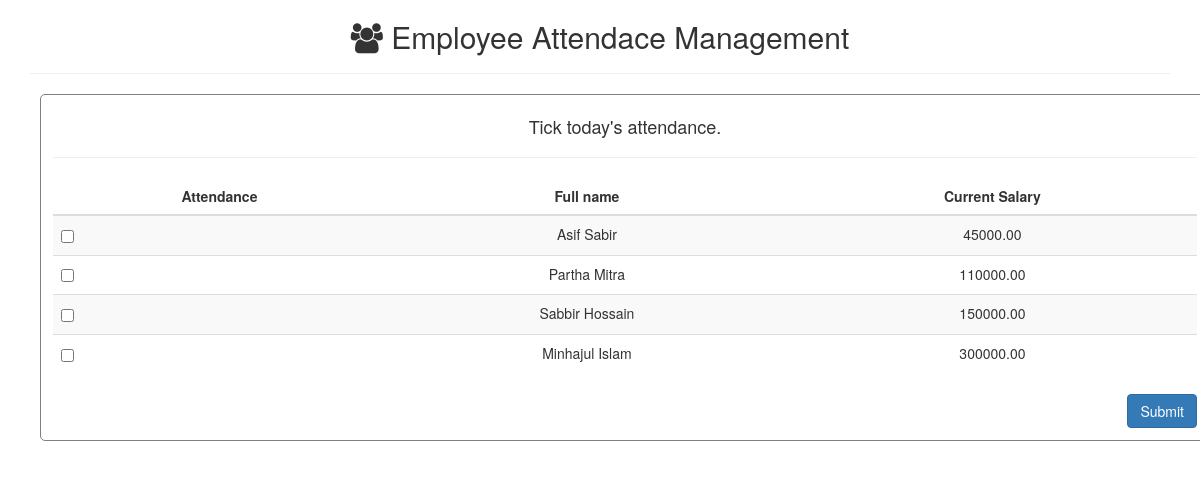
Screenshot of /attendance.php with the database file from the repository.
### tables this page shows
CREATE TABLE `staffs` (
  `ID` int(11) NOT NULL,
  `NAME` varchar(20) NOT NULL,
  `SALARY` decimal(18,2) DEFAULT NULL,
  `BONUS` decimal(18,2) DEFAULT NULL
);

### attendance.php (the view, shortened to what this page needs)
<?php
         $dbhost = '127.0.0.1';
         $dbuser = 'root';
	       $dbpass = 'hellotheres';
	       $dbname = 'factory';
         $conn = new mysqli($dbhost, $dbuser, $dbpass,$dbname);
	 $query = 'select * from staffs';
	 $result = $conn->query($query);
?>
<!DOCTYPE html>
<html lang="en">
<head>
  <link rel="stylesheet" href="https://maxcdn.bootstrapcdn.com/bootstrap/3.3.7/css/bootstrap.min.css">
  <link rel="stylesheet" href="https://cdnjs.cloudflare.com/ajax/libs/font-awesome/4.7.0/css/font-awesome.min.css">
</head>
<body>
<div class="container">
<h2 style="text-align:center;">
<i class="fa fa-users" aria-hidden="true"></i>
Employee Attendace Management</h2>
<hr>
<div class="container" style="border: 1px solid grey; padding:12px; border-radius: 5px; margin:10px;">
  <h4 align="center">Tick today's attendance.</h4>
           <hr>
             <form class="form-inline" action="attendance.php">
  <table class="table table-striped">
    <thead>
      <tr >
        <th class="text-center">Attendance</th>
        <th class="text-center">Full name</th>
        <th class="text-center">Current Salary</th>
      </tr>
    </thead>
    <tbody>
    <?php while($row = $result->fetch_assoc()) { ?>
      <tr>
      <td><div class="checkbox" align="center">
	  	<label>
        	<input type="checkbox" value="1"></label>
         </div></td>
        <td class="text-center"> <?php echo $row['NAME']; ?> </td>
        <td class="text-center"> <?php echo $row['SALARY']; ?> </td>
      </tr>
       <?php } ?>
      </tbody>
  </table>
  <button type="submit" class="btn btn-primary ">Submit</button>
  </form>
</div>
</body>
</html>

### attendance.php (style rules this page uses)
button { display:block; float: right; }

### rows the page displays
staffs: NAME "Asif Sabir", SALARY "45000.00"
staffs: NAME "Partha Mitra", SALARY "110000.00"
staffs: NAME "Sabbir Hossain", SALARY "150000.00"
staffs: NAME "Minhajul Islam", SALARY "300000.00"
